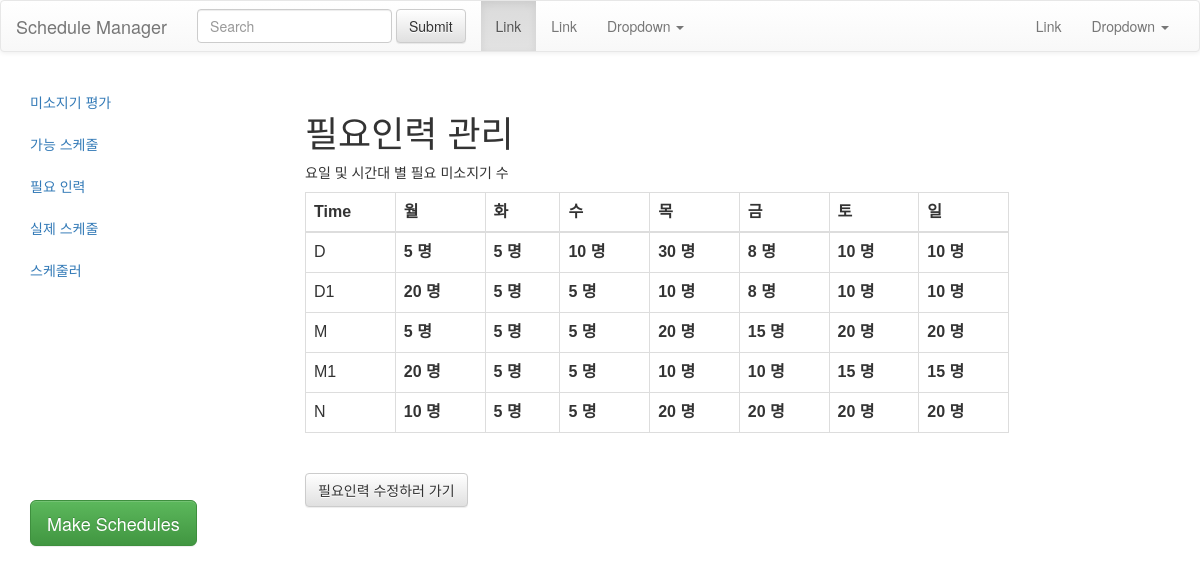
The app's page /manager/hr/ with its own data.
### miso/models.py (models this page shows, shortened)
class Day (models.Model):
    day_opt = (
        ('월요일', '월요일'),
        ('화요일', '화요일'),
        ('수요일', '수요일'),
        ('목요일', '목요일'),
        ('금요일', '금요일'),
        ('토요일', '토요일'),
        ('일요일', '일요일'),
    )
    time_opt = (
        ('D', '오픈'),
        ('D1', '준오픈'),
        ('M', '미들'),
        ('M1', '늦미들'),
        ('N', '마감'),
    )
    day = models.CharField(max_length=10, choices=day_opt)
    time = models.CharField(max_length=5,choices=time_opt)
    needs = models.IntegerField(blank=True, default=5)
    class Meta:
        unique_together = ('day', 'time')

### miso/views.py (the view)
# urls.py: path('manager/hr/', manageNeedsView, name='manager-hr'),
def manageNeedsView(request):
    if request.method =="GET":
        dayAll = Day.objects.all()
        context = {'dayAll':dayAll}
    elif request.method == 'POST':
        post = request.POST
        print(post)
        return redirect('./')
    return render(request, 'plan/manager_needs.html',context)

### template/plan/manager_needs.html (shortened to what this page needs)
{% load static %}
<html>
<head>
  <link rel="stylesheet" type="text/css" href="{% static 'css/bootstrap.css' %}"/>
  <link rel="stylesheet" type="text/css" href="{% static 'css/bootstrap.min.css' %}"/>
  <link rel="stylesheet" type="text/css" href="{% static 'css/bootstrap-theme.css' %}"/>
  <link rel="stylesheet" type="text/css" href="{% static 'css/bootstrap-theme.min.css' %}"/>
  <link rel="stylesheet" type="text/css" href="{% static 'css/miso.css' %}"/>
</head>
<body>
    <nav class="navbar navbar-default" role="navigation">
	  <div class="container-fluid">
	    <div class="navbar-header">
	      <a class="navbar-brand" href="#">Schedule Manager</a>
	    </div>
	    <div class="navbar-collapse collapse" id="navbar-collapse-1">
	      <ul class="nav navbar-nav">
		<li class="active"><a href="#">Link <span class="sr-only">(current)</span></a></li>
		<li><a href="#">Link</a></li>
		<li class="dropdown">
		  <a href="#" class="dropdown-toggle" data-toggle="dropdown" role="button" aria-expanded="false">Dropdown <span class="caret"></span></a>
		</li>
	      </ul>
	      <form class="navbar-form navbar-left" role="search">
		<div class="form-group">
		  <input type="text" class="form-control" placeholder="Search">
		</div>
		<button type="submit" class="btn btn-default">Submit</button>
	      </form>
	      <ul class="nav navbar-nav navbar-right">
		<li><a href="#">Link</a></li>
		<li class="dropdown">
		  <a href="#" class="dropdown-toggle" data-toggle="dropdown" role="button" aria-expanded="false">Dropdown <span class="caret"></span></a>
		</li>
	      </ul>
	    </div>
	  </div>
	</nav>
	<div id="page-wrapper">
      <div id="sidebar-wrapper">
        <ul class="nav nav-pills nav-stacked navbar-collapse">
          <li><a href="/manager/staff">미소지기 평가</a></li>
          <li><a href="/manager/possible">가능 스케줄</a></li>
          <li><a href="/manager/hr">필요 인력</a></li>
          <li><a href="/manager/real">실제 스케줄</a></li>
          <li><a href="#">스케줄러</a></li>
        </ul>
       	<ul class="sidebar-nav btn-padding-30">
          <button type="button" class="btn btn-success btn-lg">Make Schedules</button>
       	</ul>
      </div>
      <div id="page-content-wrapper">
        <div class="container-fluid">
          <h1>필요인력 관리</h1>
          <p>요일 및 시간대 별 필요 미소지기 수</p>
          <table class="table table-bordered table-hover">
          <thead>
          <tr>
            <th>Time</th>
            <th>월</th>
            <th>화</th>
            <th>수</th>
            <th>목</th>
            <th>금</th>
            <th>토</th>
            <th>일</th>
          </tr>
          </thead>
          <tr>
            <td>D</td>
            {% for day in dayAll %}
            {% if day.time == "D" %}
            <th>{{day.needs}} 명</th>
            {% endif %}
            {% endfor %}
          </tr>
          <tr>
            <td>D1</td>
            {% for day in dayAll %}
            {% if day.time == "D1" %}
            <th>{{day.needs}} 명</th>
            {% endif %}
            {% endfor %}
          </tr>
          <tr>
            <td>M</td>
            {% for day in dayAll %}
            {% if day.time == "M" %}
            <th>{{day.needs}} 명</th>
            {% endif %}
            {% endfor %}
          </tr>
          <tr>
            <td>M1</td>
               {% for day in dayAll %}
            {% if day.time == "M1" %}
            <th>{{day.needs}} 명</th>
            {% endif %}
            {% endfor %}
          </tr>
          <tr>
            <td>N</td>
                  {% for day in dayAll %}
            {% if day.time == "N" %}
            <th>{{day.needs}} 명</th>
            {% endif %}
            {% endfor %}
          </tr>
        </table>
        <br>
          <form action="/manager/hr/update/월요일/">
          <button class="btn btn-default" type="submit">필요인력 수정하러 가기</button>
          </form>
        </div>
      </div>
    </div>
</body>
</html>

### static/css/miso.css (style rules this page uses)
#page-wrapper { padding-left: 250px; }
#sidebar-wrapper { position: fixed; width: 250px; height: 100%; margin-top: 10px; margin-left: -250px; overflow-x: hidden; overflow-y: auto; }
#page-content-wrapper { width: 100%; padding: 20px; margin-left: 20px; }
.sidebar-nav { width: 250px; margin: 0; padding: 0; list-style: none; }
.sidebar-nav button { position: fixed; left: 30px; top: 500px; }
.navbar .navbar-nav { display: inline-block; float: none; }

### template/plan/manager_needs.html (style rules this page uses)
.table { font-family: arial, sans-serif; border-collapse: collapse; width: 80%; }

### records on screen
Day: needs "5"
Day: needs "5"
Day: needs "10"
Day: needs "30"
Day: needs "8"
Day: needs "10"
Day: needs "10"
Day: needs "20"
Day: needs "5"
Day: needs "5"
Day: needs "10"
Day: needs "8"
Day: needs "10"
Day: needs "10"
Day: needs "5"
Day: needs "5"
Day: needs "5"
Day: needs "20"
Day: needs "15"
Day: needs "20"
Day: needs "20"
Day: needs "20"
Day: needs "5"
Day: needs "5"
Day: needs "10"
Day: needs "10"
Day: needs "15"
Day: needs "15"
Day: needs "10"
Day: needs "5"
Day: needs "5"
Day: needs "20"
Day: needs "20"
Day: needs "20"
Day: needs "20"
